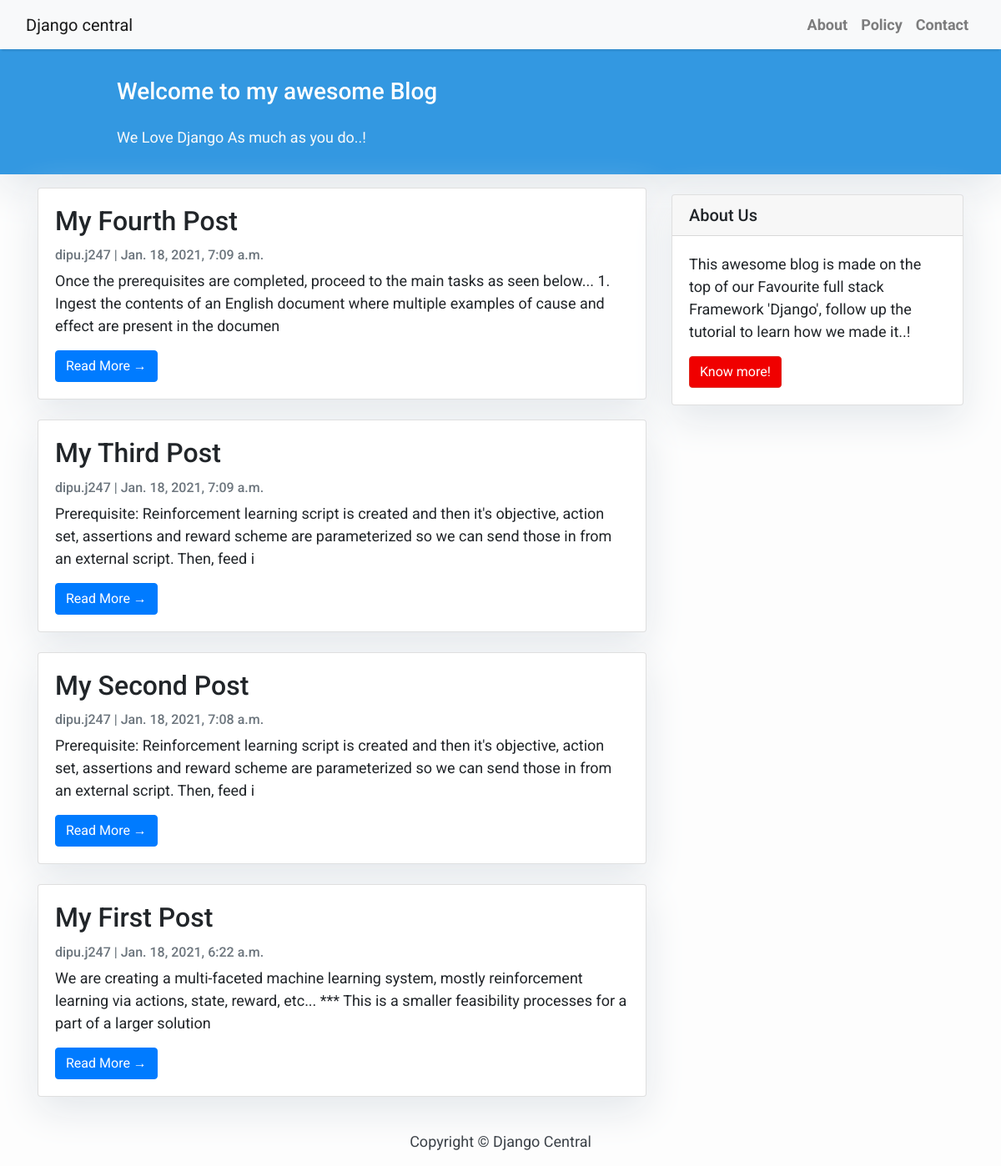
The page / on the database its author committed.
### blog/models.py (models this page shows, shortened)
class Post(models.Model):
    title = models.CharField(max_length=200, unique=True)
    slug = models.SlugField(max_length=200, unique=True)
    author = models.ForeignKey(User, on_delete=models.CASCADE, related_name='blog_posts')
    update_on = models.DateTimeField(auto_now=True)
    content = models.TextField()
    created_on = models.DateTimeField(auto_now_add=True)
    status = models.IntegerField(choices=STATS, default=0)
    class META:
        ordering = ['-created_on']

### blog/views.py (the view)
# urls.py: path('', views.PostList.as_view(), name="home"),
class PostList(generic.ListView):
    queryset = Post.objects.filter(status=1).order_by('-created_on')
    template_name = 'index.html'

### templates/index.html (shortened to what this page needs)
{% extends 'base.html' %}
{% block content %}
    <header class="masthead">
        <div class="container">
            <div class="row">
                <div class=" col-md-8 col-md-10 mx-auto">
                    <div class="site-heading">
                        <h3 class=" site-heading my-4 mt-3 text-white"> Welcome to my awesome Blog </h3>
                        <p class="text-light">We Love Django As much as you do..! &nbsp
                        </p>
                    </div>
                </div>
            </div>
        </div>
    </header>
    <div class="container">
        <div class="row">
            <div class="col-md-8 mt-3 left">
                {% for post in post_list %}
                    <div class="card mb-4">
                        <div class="card-body">
                            <h2 class="card-title">{{ post.title }}</h2>
                            <p class="card-text text-muted h6">{{ post.author }} | {{ post.created_on }} </p>
                            <p class="card-text">{{ post.content|slice:":200" }}</p>
                            <a href="{% url 'post_detail' post.slug %}" class="btn btn-primary">Read More &rarr;</a>
                        </div>
                    </div>
                {% endfor %}
            </div>
            {% block sidebar %} {% include 'sidebar.html' %} {% endblock sidebar %}
        </div>
    </div>
{% endblock %}

### templates/base.html (shortened to what this page needs)
<!DOCTYPE html>
<html>
<head>
    <link rel="stylesheet" href="https://maxcdn.bootstrapcdn.com/bootstrap/4.0.0/css/bootstrap.min.css"
/>
</head>
<body>
<nav class="navbar navbar-expand-lg navbar-light bg-light shadow" id="mainNav">
    <div class="container-fluid">
        <a class="navbar-brand" href="{% url 'home' %}">Django central</a>
        <div class="collapse navbar-collapse" id="navbarResponsive">
            <ul class="navbar-nav ml-auto">
                <li class="nav-item text-black">
                    <a class="nav-link text-black font-weight-bold" href="#">About</a>
                </li>
                <li class="nav-item text-black">
                    <a class="nav-link text-black font-weight-bold" href="#">Policy</a>
                </li>
                <li class="nav-item text-black">
                    <a class="nav-link text-black font-weight-bold" href="#">Contact</a>
                </li>
            </ul>
        </div>
    </div>
</nav>
{% block content %}{% endblock content %}
<footer class="py-3 bg-grey">
    <p class="m-0 text-dark text-center ">Copyright &copy; Django Central</p>
</footer>
</body>
</html>

### templates/sidebar.html (shortened to what this page needs)
{% block sidebar %}
    <div class="col-md-4 float-right ">
        <div class="card my-4">
            <h5 class="card-header">About Us</h5>
            <div class="card-body">
                <p class="card-text"> This awesome blog is made on the top of our Favourite full stack Framework
                    'Django', follow up the tutorial to learn how we made it..!</p>
                <a href="https://djangocentral.com/building-a-blog-application-with-django"
                   class="btn btn-danger">Know more!</a>
            </div>
        </div>
    </div>
{% endblock sidebar %}

### templates/base.html (style rules this page uses)
body { font-family: "Roboto", sans-serif; font-size: 17px; background-color: #fdfdfd; }
.shadow { box-shadow: 0 4px 2px -2px rgba(0, 0, 0, 0.1); }
.btn-danger { color: #fff; background-color: #f00000; border-color: #dc281e; }
.masthead { background: #3398E1; height: auto; padding-bottom: 15px; box-shadow: 0 16px 48px #E3E7EB; padding-top: 10px; }

### templates/index.html (style rules this page uses)
body { font-family: "Roboto", sans-serif; font-size: 18px; background-color: #fdfdfd; }
.card { box-shadow: 0 16px 48px #E3E7EB; }

### templates/sidebar.html (style rules this page uses)
.card { box-shadow: 0 16px 48px #E3E7EB; }

### rows shown on the page
Post: title "My Fourth Post", author "dipu.j247", created_on "Jan. 18, 2021, 7:09 a.m.", content "Once the prerequisites are completed, proceed to the main tasks as seen below... 1. Ingest the contents of an English document where multiple examples of cause and effect are present in the documen"
Post: title "My Third Post", author "dipu.j247", created_on "Jan. 18, 2021, 7:09 a.m.", content "Prerequisite: Reinforcement learning script is created and then it's objective, action set, assertions and reward scheme are parameterized so we can send those in from an external script. Then, feed i"
Post: title "My Second Post", author "dipu.j247", created_on "Jan. 18, 2021, 7:08 a.m.", content "Prerequisite: Reinforcement learning script is created and then it's objective, action set, assertions and reward scheme are parameterized so we can send those in from an external script. Then, feed i"
Post: title "My First Post", author "dipu.j247", created_on "Jan. 18, 2021, 6:22 a.m.", content "We are creating a multi-faceted machine learning system, mostly reinforcement learning via actions, state, reward, etc... *** This is a smaller feasibility processes for a part of a larger solution"
